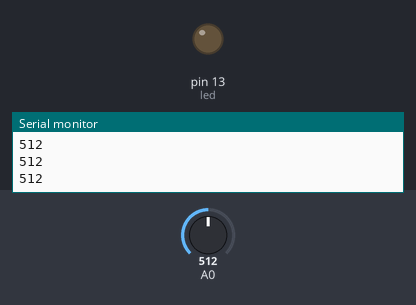
Bench run of a sketch on a simulated Arduino Uno, built with avr-gcc and run on an emulated ATmega328P. Parts: output pins drawn as LEDs (lit = HIGH), the last lines printed to the serial monitor. Inputs (shaded band) come from the test bench; at power-on: A0 = 512.

Above: at 1.2 s.
1.3 s: A0 set to 157
2.8 s: A0 set to 143
At 4.0 s:
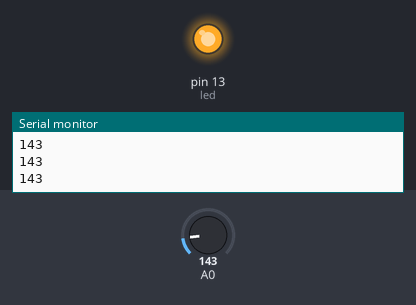
4.3 s: A0 set to 160
At 5.1 s:
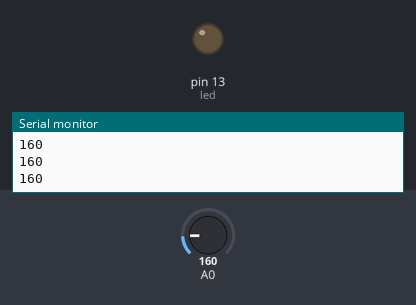
5.8 s: A0 set to 140
At 6.3 s:
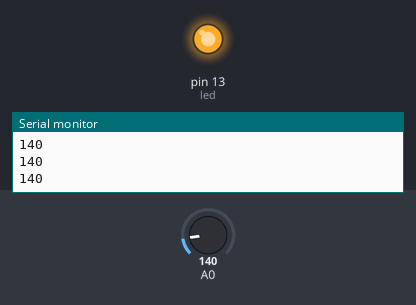
Timing chart, 0 to 8.3 s (numbered marks = the images above; inputs shaded):
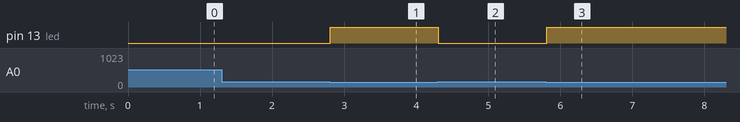

The sketch:

opg2.ino
```cpp
int led = 13;

void setup() {
  Serial.begin(9600);
  pinMode(led, OUTPUT);
}

void loop() {
  int light = analogRead(A0);

  Serial.println(light);
  if (light < 150) {
    digitalWrite(led, HIGH);
  } else {
    digitalWrite(led, LOW);
  }
}
```

Measured:
- the behaviour switches between 150 and 149 on A0 (found by bisection; images 0 and 1)
- after the input at 2.8 s, pin 13 (led): LOW → HIGH at once
- after the input at 4.3 s, pin 13 (led): HIGH → LOW at once
- after the input at 5.8 s, pin 13 (led): LOW → HIGH at once
